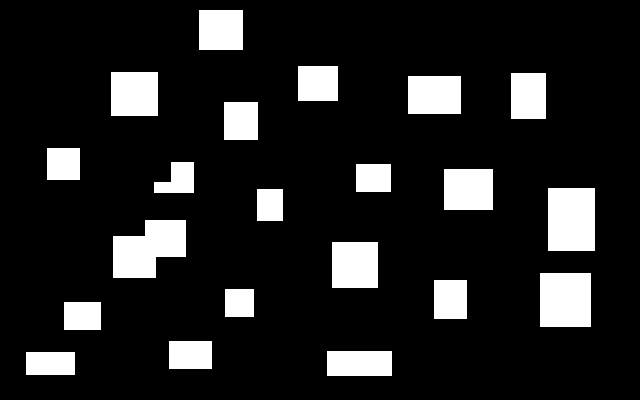
#> input picture ep1-ml/images/q5/q5_dest.png, 640 x 400 px, found by its file name
$ jupyter execute --allow-errors ep1.ipynb   (shell and % lines are left out)   (older library calls are emulated)
#> lines starting #> are read from the running program, lines starting #| are printed output that depends on the picture; after the words box and inside, x2 and y2 are one past the last pixel; in counts of white or black regions, pixels touching at a corner belong together
### Nome: Larissa de Oliveira Penteado
### NUsp: 8941338

[cell 1]
import matplotlib.pyplot as plt
import numpy as np
import PIL

from mac0460_5832.utils import *

# MAC0460/5832 - Lista 1: Aprendizado de W-Operadores

### Data de Entrega: 23h55m do dia 05/05/2017

Q1. Encontre, utilizando a técnica de aprendizado de w-operadores vista em sala, o operador 1x3 (1 linha, 3 colunas) capaz de transformar a imagem src1 em dest1 (veja as variáveis abaixo) mostrando a tabela de padrões encontrada. Teste seu operador na imagem src1 e verifique que ele funciona como esperado. Teste seu operador nas imagens images/q1/1_test1.png e images/q1/1_test2.png desenhando as imagens obtidas (sugestão: use a função draw_img do arquivo mac0460_5832/utils.py).

[cell 2]
"""Funcoes extraidas do github de Dennis José da Silva, de eps feitos para a materia Mac0470-Visao Computacional e
processamento de imagens"""

def read_image(filename):
    import PIL.Image
    return pil2array(PIL.Image.open(filename))

def pil2array(pil):
    w, h = pil.size
#> w = 640; h = 400
    shape = (h, w)
#> shape = (400, 640)
    image_dtype = np.uint8
    if pil.mode == '1':
        image_dtype = np.bool
    elif pil.mode == 'L':
        image_dtype = np.uint8
    elif pil.mode == 'I;16B':
        image_dtype = np.uint16
    elif pil.mode  in ('F', 'I'):
        image_dtype = np.uint32
    elif pil.mode == 'P':
        pil = pil.convert('RGB')
        shape = (h,w,3)
    elif pil.mode in ('RGB', 'YCbCr'):
        shape = (h,w,3)
        image_dtype = np.uint8
    elif pil.mode in ('RGBA', 'CMYK'):
        shape = (h,w,4)
        image_dtype = np.uint8
    else:
        raise TypeError("Invalid or unimplemented PIL image mode '%s'" % pil.mode)
    img = np.array(pil.getdata(), image_dtype).reshape(shape)
#> img is the input picture: shape (400, 640); 13.3% white; 21 white regions, largest, box (x1, y1, x2, y2) and area: (113, 220, 186, 278) 3092, (548, 188, 595, 251) 2961, (540, 273, 591, 327) 2754
    if img.dtype == bool:
        return img
    return img > 127

# [17 lines left out: function display_image, not called in this run]

[cell 3]
# [79 lines left out: functions insert_counter, check_counter, get_value, get_pattern, get_result, learn_geral and 3 more, not called in this run]

#> (a cell that did not finish here is left out)

Q2. Aprenda o operador 3x3 para detecção de bordas. Treine seu operador nas imagens da pastas images/q2/ usando os pares (q2_src\*.png, q2_dest\*.png). Teste seu operador nas imagens images/q2/q2_test.png e images/q2/q2_test2.png. Algumas das imagens de treino são desenhadas abaixo.

#> (a cell that did not finish here is left out)

Q3. Use o algoritmo de aprendizado para obter um operador capaz de eliminar ruído. Use no treinamento as imagens images/q3/q3_src\*.png sempre com o mesmo target images/q3/q3_dest.png. Teste a janela com 5 elementos (cruz). Teste seu operador nas imagens images/q3/q3_test1.png e images/q3/q3_test2.png. Calcule e plote os erros $E_{in}$ e $E_{out}$ obtidos durante o treinamento.

#> (a cell that did not finish here is left out)

Q4. Projete um operador para aprender a extrair a letra 's' de imagens de texto. Para isso utilize os pares de imagens q4_src\*.png q4_dest\*.png da pasta images/q4/train. Teste seu operador nas imagens da pasta images/q4/test. Utilize a composição de janelas pequenas. Avalie o erro do seu operador comparando a saída obtida por ele com a saída esperada (imagens q4_gt\*.png da pasta images/q4/test).

#> (a cell that did not finish here is left out)

#> (a cell that did not finish here is left out)

Q5. Utilizando a técnica de multiresolução, aprenda o operador capaz de remover ruído das imagens da pasta images/q5/. Utilize os pares de imagens (q5_src\*.png, q5_dest.png) para o treinamento e depois teste seu  operador nas imagens q5_test1.png e q5_test2.png.

[cell 9]
dest5 = read_image("images/q5/q5_dest.png")
src5_1 = read_image("images/q5/q5_src1.png")
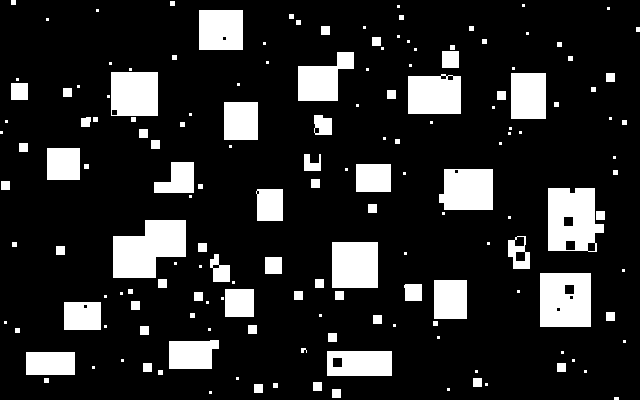
#> input picture ep1-ml/images/q5/q5_src1.png, 640 x 400 px, found by its file name
#> in pil2array, img is the input picture: shape (400, 640); 15.8% white; 163 white regions (70 under 20 px), largest, box (x1, y1, x2, y2) and area: (113, 220, 186, 278) 3092, (548, 188, 604, 252) 2824, (540, 273, 591, 327) 2655
src5_2 = read_image("images/q5/q5_src2.png")
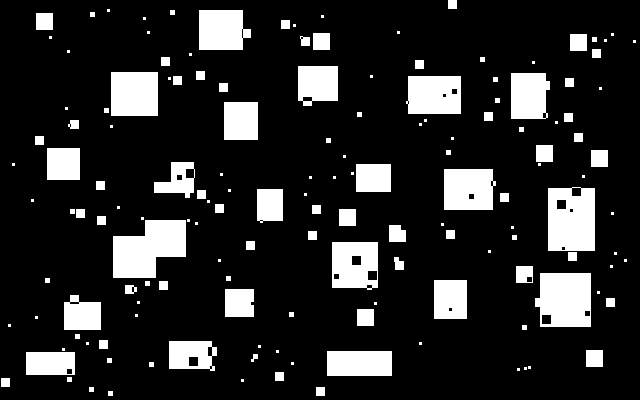
#> input picture ep1-ml/images/q5/q5_src2.png, 640 x 400 px, found by its file name
#> in pil2array, img is the input picture: shape (400, 640); 15.7% white; 152 white regions (62 under 20 px), largest, box (x1, y1, x2, y2) and area: (113, 220, 186, 278) 3092, (548, 187, 595, 251) 2799, (535, 273, 591, 327) 2693
